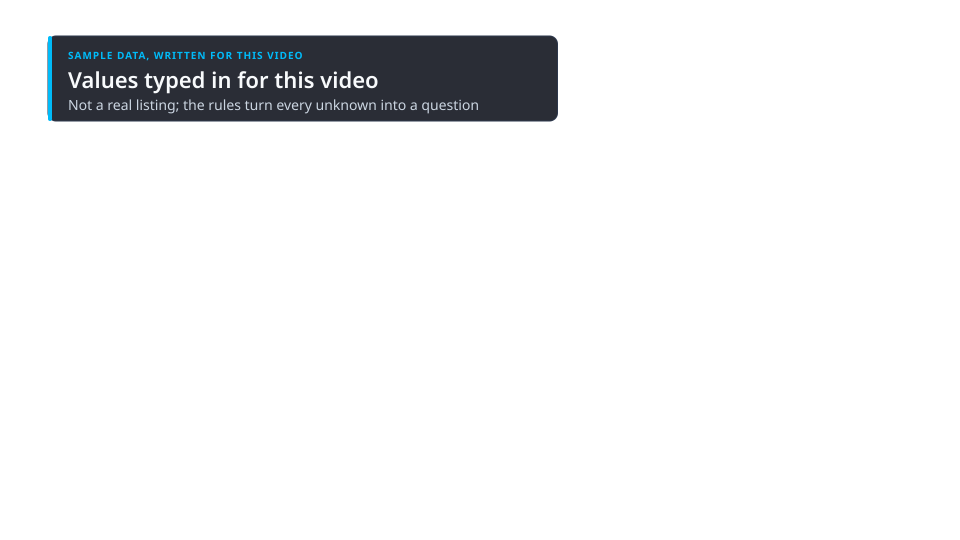
#> input picture video/titles/t06-sample-values.png, 1920 x 1080 px (shown at 1/2 size)
$ python -i imaging.py   (imports and definitions only)
#> lines starting #> are read from the running program, lines starting #| are printed output that depends on the picture
#> further down, picture is the input picture: PIL image 1920x1080 RGBA; mean R, G, B, A 235.8, 236.5, 237.5, 19.3
"""Photos as they go to the model: bounded in size, upright, JPEG, no metadata."""

from io import BytesIO

from PIL import Image, ImageFilter, ImageOps, ImageStat, UnidentifiedImageError

ALLOWED_FORMATS = frozenset({"JPEG", "PNG", "WEBP", "GIF"})
JPEG_QUALITY = 85
# Decoded size is what costs memory, not the upload size: a well-compressed PNG inside the
# upload limit can still unpack to hundreds of megabytes. 50 MP covers every phone camera.
MAX_PIXELS = 50_000_000
_HEIF_BRANDS = (b"heic", b"heix", b"hevc", b"heim", b"heis", b"mif1", b"msf1")


class BadImageError(ValueError):
    """The upload is not a usable photo; the message is safe to show to the user."""


def _is_heif(data: bytes) -> bool:
    return len(data) >= 12 and data[4:8] == b"ftyp" and data[8:12] in _HEIF_BRANDS


# [56 lines left out: functions prepare, _decode, _encode, read_copy, dimensions, not called in this run]


# A 3x3 Laplacian; edges push it off the 128 offset, blur flattens it.
_LAPLACIAN = ImageFilter.Kernel((3, 3), (0, 1, 0, 1, -4, 1, 0, 1, 0), scale=1, offset=128)
SHARPNESS_PX = 512
SHARPNESS_TILES = 4


def sharpness_of(img: Image.Image) -> float:
    """How much edge there is where the photo has the most: the variance of its Laplacian on a
    copy at most SHARPNESS_PX wide, taken over a grid of tiles, and the third sharpest tile
    counted: a legible label that fills a quarter of the frame covers several tiles and
    scores as the label, not as the frame, while one sharp thing beside a blurred label (a
    finger, a table edge) fills one tile and does not pass for it. The outermost pixel ring
    is left out: the filter copies it unchanged, and a flat frame would score its own border.
    Printed text scores in the hundreds and above; a blurred label, or a patch with nothing
    on it, in the tens."""
    gray = img.convert("L")
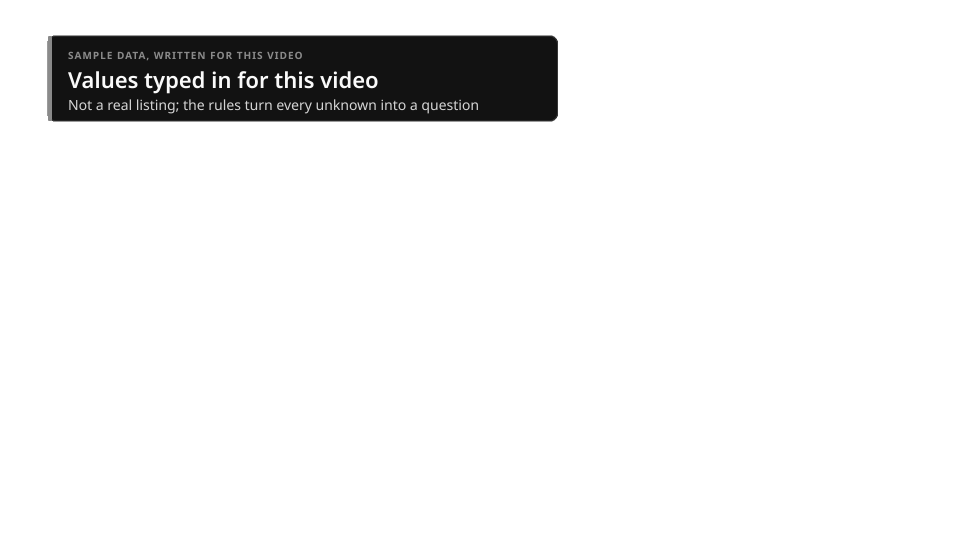
#> gray: PIL image 1920x1080 L (shown at 1/2 size); min 18, max 255, mean 236.4
    gray.thumbnail((SHARPNESS_PX, SHARPNESS_PX))
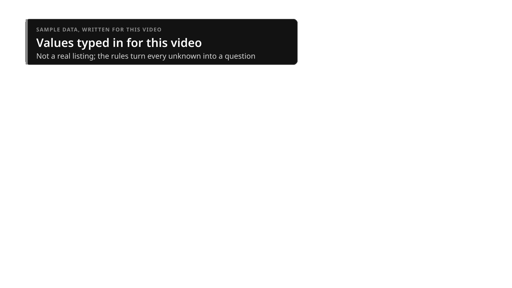
#> gray: PIL image 512x288 L; min 0, max 255, mean 236.4
    lap = gray.filter(_LAPLACIAN)
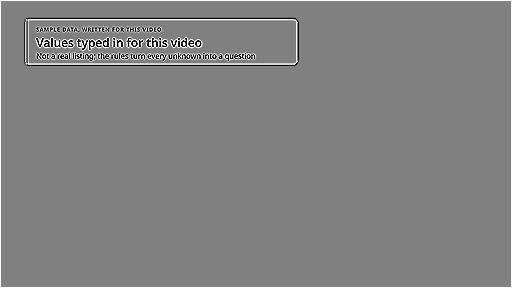
#> lap: PIL image 512x288 L; min 0, max 255, mean 129.8
    width, height = lap.size
#> width = 512; height = 288
    if width < 4 or height < 4:
        return 0.0
    inner = (1, 1, width - 1, height - 1)
#> inner = (1, 1, 511, 287)
    tiles = SHARPNESS_TILES
    tile_w = max(8, (width - 2) // tiles)
#> tile_w = 127
    tile_h = max(8, (height - 2) // tiles)
#> tile_h = 71
    scores: list[float] = []
    for top in range(inner[1], inner[3], tile_h):
        for left in range(inner[0], inner[2], tile_w):
            box = (left, top, min(left + tile_w, inner[2]), min(top + tile_h, inner[3]))
            if box[2] - box[0] < 4 or box[3] - box[1] < 4:
                continue
            scores.append(float(ImageStat.Stat(lap.crop(box)).var[0]))
#> after the loop, scores = [2954.1, 2803.9, 460.8, 0, 0, 0, 0, 0, 0, 0, 0, 0, 0, 0, 0, 0]
    if not scores:
        return 0.0
    scores.sort(reverse=True)
    return scores[min(2, len(scores) - 1)]


def sharpness(data: bytes) -> float:
    with Image.open(BytesIO(data)) as img:
        return sharpness_of(img)


# [12 lines left out: functions _enhanced, enhance, not called in this run]

>>> from PIL import Image
>>> picture = Image.open('../../../video/titles/t06-sample-values.png')
>>> result = sharpness_of(picture)
#> result = 460.8
